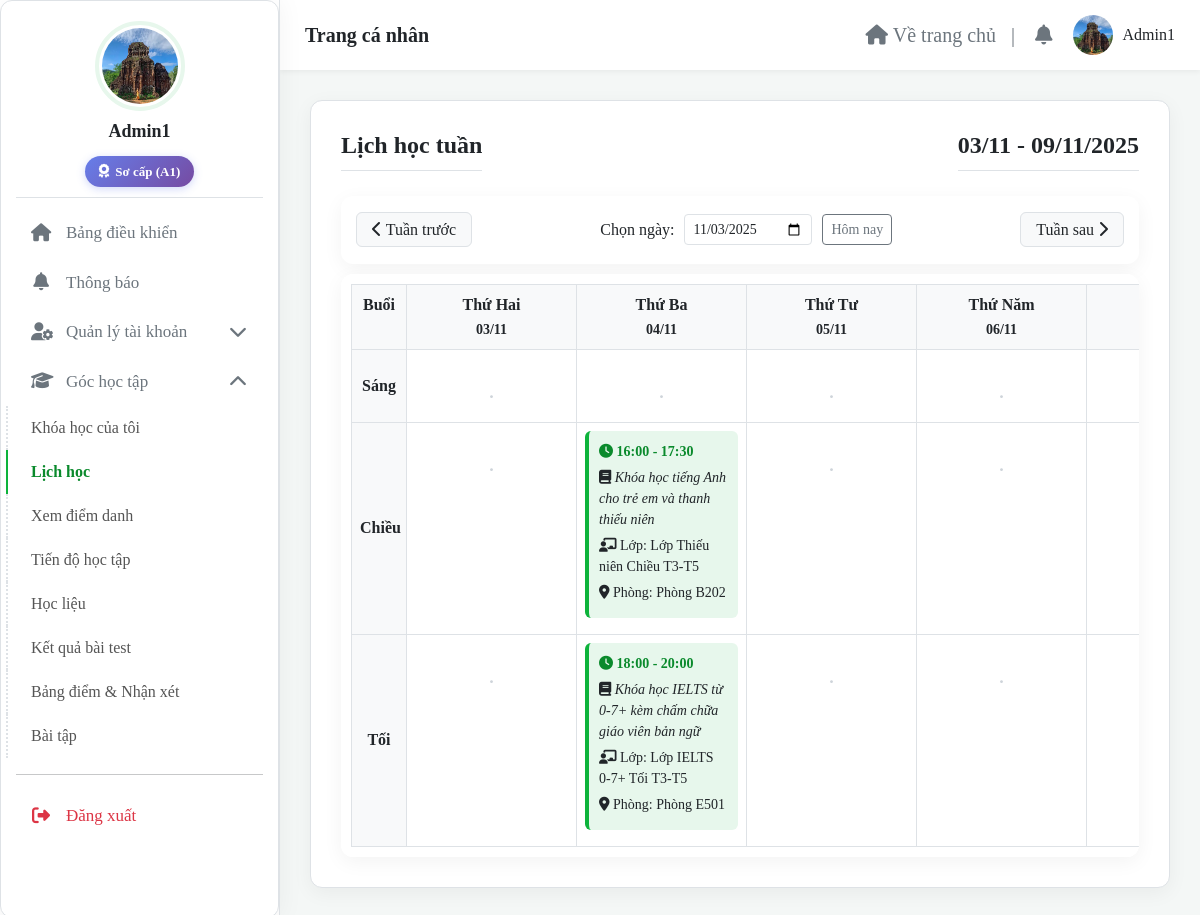
The page /user/dashboard.php?nav=lichhoctuan (signed in) on the database its author committed.
### tables this page shows
CREATE TABLE `hocvien` (
  `id_hocvien` int(11) NOT NULL,
  `ten_hocvien` varchar(100) DEFAULT NULL,
  `email` varchar(100) DEFAULT NULL,
  `so_dien_thoai` varchar(15) DEFAULT NULL,
  `mat_khau` varchar(255) DEFAULT NULL,
  `trinh_do` varchar(50) DEFAULT NULL COMMENT 'Trình độ được phân loại sau bài test',
  `verification_token` varchar(255) DEFAULT NULL COMMENT 'Mã token để xác thực email',
  `token_expiry` datetime DEFAULT NULL COMMENT 'Thời gian hết hạn của token',
  `is_verified` tinyint(1) NOT NULL DEFAULT 0 COMMENT '0: Chưa xác thực, 1: Đã xác thực',
  `is_admin` tinyint(1) DEFAULT 0,
  `hinh_anh` varchar(255) DEFAULT NULL
);

CREATE TABLE `lichhoc` (
  `id_lichhoc` int(11) NOT NULL,
  `id_lop` varchar(50) NOT NULL,
  `ngay_hoc` date NOT NULL,
  `gio_bat_dau` time NOT NULL,
  `gio_ket_thuc` time NOT NULL,
  `phong_hoc` varchar(100) DEFAULT NULL COMMENT 'Tên phòng học hoặc link học Online',
  `ghi_chu` text DEFAULT NULL
);

CREATE TABLE `khoahoc` (
  `id_khoahoc` int(11) NOT NULL,
  `ten_khoahoc` varchar(100) DEFAULT NULL,
  `mo_ta` text DEFAULT NULL,
  `thoi_gian` int(11) DEFAULT NULL COMMENT 'Thời lượng khóa học (tính bằng số buổi)',
  `chi_phi` int(11) DEFAULT NULL,
  `hinh_anh` varchar(255) DEFAULT NULL,
  `danh_gia_tb` decimal(3,2) DEFAULT NULL,
  `cap_do` varchar(50) DEFAULT NULL COMMENT 'Cấp độ của khóa học (Beginner, Intermediate, IELTS 5.0+,...)'
);

CREATE TABLE `lop_hoc` (
  `id_lop` varchar(50) NOT NULL,
  `id_khoahoc` int(11) NOT NULL,
  `ten_lop` varchar(100) NOT NULL,
  `id_giangvien` int(11) DEFAULT NULL COMMENT 'Giảng viên trực tiếp đứng lớp',
  `so_luong_hoc_vien` int(11) DEFAULT 0,
  `trang_thai` enum('dang hoc','da xong') DEFAULT 'dang hoc'
);

### user/modules/lichhoctuan.php (the view, shortened to what this page needs)
<?php
$id_hocvien = $_SESSION['id_hocvien'];
$selected_date_str = $_GET['date'] ?? 'today';
try {
    $current_date = new DateTime($selected_date_str);
} catch (Exception $e) {
    $current_date = new DateTime('today');
}
$current_date->setISODate((int)$current_date->format('Y'), (int)$current_date->format('W'));
$start_of_week_dt = clone $current_date;
$end_of_week_dt = (clone $start_of_week_dt)->modify('+6 days');
$start_of_week_sql = $start_of_week_dt->format('Y-m-d');
$end_of_week_sql = $end_of_week_dt->format('Y-m-d');
$prev_week_dt = (clone $start_of_week_dt)->modify('-1 week');
$next_week_dt = (clone $start_of_week_dt)->modify('+1 week');
$days_of_week = ['Monday', 'Tuesday', 'Wednesday', 'Thursday', 'Friday', 'Saturday', 'Sunday'];
$vietnamese_days = ['Thứ Hai', 'Thứ Ba', 'Thứ Tư', 'Thứ Năm', 'Thứ Sáu', 'Thứ Bảy', 'Chủ Nhật'];
$sql_schedule = "
    SELECT lh.ngay_hoc, lh.gio_bat_dau, lh.gio_ket_thuc, lh.phong_hoc, l.ten_lop, kh.ten_khoahoc, lh.ghi_chu
    FROM lichhoc lh
    JOIN lop_hoc l ON lh.id_lop = l.id_lop
    JOIN khoahoc kh ON l.id_khoahoc = kh.id_khoahoc
    JOIN dangkykhoahoc dk ON l.id_lop = dk.id_lop
    WHERE dk.id_hocvien = ? AND dk.trang_thai = 'da xac nhan' AND lh.ngay_hoc BETWEEN ? AND ?
    ORDER BY lh.ngay_hoc, lh.gio_bat_dau ASC
";
$stmt = $conn->prepare($sql_schedule);
$stmt->bind_param('iss', $id_hocvien, $start_of_week_sql, $end_of_week_sql);
$stmt->execute();
$result = $stmt->get_result();
$sessions = ['Sáng', 'Chiều', 'Tối'];
$schedule_matrix = array_fill_keys($sessions, array_fill_keys($days_of_week, []));
while ($row = $result->fetch_assoc()) {
    $day_of_week = date('l', strtotime($row['ngay_hoc']));
    $start_time = $row['gio_bat_dau'];
    $session = '';
    if ($start_time < MORNING_END) {
        $session = 'Sáng';
    } elseif ($start_time < AFTERNOON_END) {
        $session = 'Chiều';
    } else {
        $session = 'Tối';
    }
    if ($session) {
        $schedule_matrix[$session][$day_of_week][] = $row;
    }
}
?>
<div class="content-pane">
    <div class="d-flex justify-content-between align-items-center">
        <h2>Lịch học tuần</h2>
        <h2 class="d-none d-md-block content-date-now"><?php echo $start_of_week_dt->format("d/m") . " - " . $end_of_week_dt->format("d/m/Y"); ?></h2>
    </div>
    <div class="week-navigation animated-component">
        <div class="nav-buttons">
            <a href="?nav=lichhoctuan&date=<?php echo $prev_week_dt->format('Y-m-d'); ?>"><i class="fa-solid fa-chevron-left"></i> Tuần trước</a>
        </div>
        <div class="date-picker-group">
            <label for="date-picker" class="col-form-label text-nowrap">Chọn ngày:</label>
            <input type="date" class="form-control form-control-sm" id="date-picker" value="<?php echo $start_of_week_dt->format('Y-m-d'); ?>">
            <a href="?nav=lichhoctuan" class="btn btn-sm btn-outline-secondary text-nowrap">Hôm nay</a>
        </div>
        <div class="nav-buttons">
            <a href="?nav=lichhoctuan&date=<?php echo $next_week_dt->format('Y-m-d'); ?>">Tuần sau <i class="fa-solid fa-chevron-right"></i></a>
        </div>
    </div>
    <div class="table-responsive schedule-table-wrapper animated-component" style="animation-delay: 200ms;">
        <table class="weekly-schedule-table">
            <thead>
                <tr>
                    <th class="session-cell" style="z-index: 3; width: 55px">Buổi</th>
                    <?php for ($i = 0; $i < 7; $i++):
                        $day_dt = (clone $start_of_week_dt)->modify("+$i days");
                    ?>
                        <th style="min-width: 160px;"><?php echo $vietnamese_days[$i]; ?><br><small><?php echo $day_dt->format('d/m'); ?></small></th>
                    <?php endfor; ?>
                </tr>
            </thead>
            <tbody>
                <?php foreach ($sessions as $session): ?>
                    <tr>
                        <td class="session-cell"><strong><?php echo $session; ?></strong></td>
                        <?php foreach ($days_of_week as $day): ?>
                            <td>
                                <?php if (!empty($schedule_matrix[$session][$day])): ?>
                                    <?php foreach ($schedule_matrix[$session][$day] as $item): ?>
                                        <div class="schedule-item">
                                            <p class="time"><i class="fa-solid fa-clock"></i> <?php echo date("H:i", strtotime($item['gio_bat_dau'])) . ' - ' . date("H:i", strtotime($item['gio_ket_thuc'])); ?></p>
                                            <p class="course"><i class="fa-solid fa-book"></i> <?php echo htmlspecialchars($item['ten_khoahoc']); ?></p>
                                            <p><i class="fa-solid fa-chalkboard-user"></i> Lớp: <?php echo htmlspecialchars($item['ten_lop']); ?></p>
                                            <p><i class="fa-solid fa-map-marker-alt"></i> Phòng: <?php echo htmlspecialchars($item['phong_hoc']); ?></p>
                                        </div>
                                    <?php endforeach; ?>
                                <?php else: ?>
                                    <div class="no-schedule"><span class="no-schedule-dot">&middot;</span></div>
                                <?php endif; ?>
                            </td>
                        <?php endforeach; ?>
                    </tr>
                <?php endforeach; ?>
            </tbody>
        </table>
    </div>
</div>

### user/dashboard.php (shortened to what this page needs)
<?php
include('../config/config.php');
$id_hocvien = $_SESSION['id_hocvien'];
$ten_hocvien = $_SESSION['user'];
$nav = $_GET['nav'] ?? 'home';
$student_avatar = '../images/logo.png';
$student_level = '';
$sql_avatar = "SELECT hinh_anh, trinh_do FROM hocvien WHERE id_hocvien = ?";
$stmt_avatar = $conn->prepare($sql_avatar);
$stmt_avatar->bind_param("i", $id_hocvien);
$stmt_avatar->execute();
$result_avatar = $stmt_avatar->get_result();
if ($row_avatar = $result_avatar->fetch_assoc()) {
    if (!empty($row_avatar['hinh_anh'])) {
        $avatar_path = "../" . $row_avatar['hinh_anh'];
        if (file_exists($avatar_path)) {
            $student_avatar = $avatar_path;
        } else {
            $sql_reset = "UPDATE hocvien SET hinh_anh = NULL WHERE id_hocvien = ?";
            $stmt_reset = $conn->prepare($sql_reset);
            $stmt_reset->bind_param("i", $id_hocvien);
            $stmt_reset->execute();
            $stmt_reset->close();
        }
    }
    $student_level = $row_avatar['trinh_do'] ?? '';
}
$is_account_active = in_array($nav, ['thongtin', 'lichsuthanhtoan']);
$is_learning_active = in_array($nav, ['khoahoc', 'lichhoctuan', 'diemdanh', 'tiendo', 'hoclieu', 'ketquakiemtra', 'bangdiem']);
?>
<!DOCTYPE html>
<html lang="vi">
<head>
    <link rel="stylesheet" href="https://cdnjs.cloudflare.com/ajax/libs/font-awesome/6.5.1/css/all.min.css">
    <link href="https://cdn.jsdelivr.net/npm/bootstrap@5.3.3/dist/css/bootstrap.min.css" rel="stylesheet">
    <link rel="stylesheet" href="user.css">
</head>
<body>
    <div class="wrapper">
        <aside class="account-left">
            <div class="account-sidebar-content">
                <div class="account-header">
                    <div class="avatar">
                        <img src="<?php echo htmlspecialchars($student_avatar); ?>" alt="Avatar" onerror="this.src='../images/logo.png';">
                    </div>
                    <h3><?php echo htmlspecialchars($ten_hocvien); ?></h3>
                    <?php if (!empty($student_level)): ?>
                        <div class="student-level-badge">
                            <i class="fa-solid fa-award"></i>
                            <span><?php echo htmlspecialchars($student_level); ?></span>
                        </div>
                    <?php endif; ?>
                </div>
                <nav class="account-nav">
                    <ul>
                        <li><a href="./dashboard.php" class="nav-link-top <?php echo ($nav == 'home' || $nav == '') ? 'active' : ''; ?>"><i class="fa-solid fa-house"></i> Bảng điều khiển</a></li>
                        <li><a href="./dashboard.php?nav=thongbao" class="nav-link-top <?php echo ($nav == 'thongbao') ? 'active' : ''; ?>"><i class="fa-solid fa-bell"></i> Thông báo </a></li>
                        <li class="nav-item">
                            <a class="nav-link-collapse <?php echo $is_account_active ? '' : 'collapsed'; ?>" data-bs-toggle="collapse" href="#accountSubmenu" role="button" aria-expanded="<?php echo $is_account_active ? 'true' : 'false'; ?>">
                                <i class="fa-solid fa-user-gear"></i> Quản lý tài khoản <i class="collapse-arrow fa-solid fa-chevron-down"></i>
                            </a>
                        </li>
                        <li class="nav-item">
                            <a class="nav-link-collapse <?php echo $is_learning_active ? '' : 'collapsed'; ?>" data-bs-toggle="collapse" href="#learningSubmenu" role="button" aria-expanded="<?php echo $is_learning_active ? 'true' : 'false'; ?>">
                                <i class="fa-solid fa-graduation-cap"></i> Góc học tập <i class="collapse-arrow fa-solid fa-chevron-down"></i>
                            </a>
                            <ul class="collapse list-unstyled <?php echo $is_learning_active ? 'show' : ''; ?>" id="learningSubmenu">
                                <li><a href="./dashboard.php?nav=khoahoc" class="<?php echo ($nav == 'khoahoc') ? 'active' : ''; ?>">Khóa học của tôi</a></li>
                                <li><a href="./dashboard.php?nav=lichhoctuan" class="<?php echo ($nav == 'lichhoctuan') ? 'active' : ''; ?>">Lịch học</a></li>
                                <li><a href="./dashboard.php?nav=diemdanh" class="<?php echo ($nav == 'diemdanh') ? 'active' : ''; ?>">Xem điểm danh</a></li>
                                <li><a href="./dashboard.php?nav=tiendo" class="<?php echo ($nav == 'tiendo') ? 'active' : ''; ?>">Tiến độ học tập</a></li>
                                <li><a href="./dashboard.php?nav=hoclieu" class="<?php echo ($nav == 'hoclieu') ? 'active' : ''; ?>">Học liệu</a></li>
                                <li><a href="./dashboard.php?nav=ketquakiemtra" class="<?php echo ($nav == 'ketquakiemtra') ? 'active' : ''; ?>">Kết quả bài test</a></li>
                                <li><a href="./dashboard.php?nav=bangdiem" class="<?php echo ($nav == 'bangdiem') ? 'active' : ''; ?>">Bảng điểm & Nhận xét</a></li>
                                <li><a href="../index.php?nav=question" class="<?php echo ($nav == 'question') ? 'active' : ''; ?>">Bài tập</a></li>
                            </ul>
                        </li>
                        <li>
                            <hr>
                            <a href="../pages/logout.php" class="nav-link-top text-danger"><i class="fa-solid fa-right-from-bracket"></i> Đăng xuất</a>
                        </li>
                    </ul>
                </nav>
            </div>
        </aside>
        <main>
            <?php include('header_user.php'); ?>
            <div class="account-right">
                <?php include('main.php'); ?>
            </div>
        </main>
    </div>
</body>
</html>

### user/header_user.php (shortened to what this page needs)
<div class="dashboard-header">
    <div class="header-left">
        <span class="header-title">Trang cá nhân</span>
    </div>
    <div class="header-right">
        <a href="../index.php" class="header-link" title="Quay về trang chủ">
            <i class="fa-solid fa-house"></i>
            <span class="d-none d-md-inline"> Về trang chủ &nbsp; | </span>
        </a>
        <a href="./dashboard.php?nav=thongbao" class="header-link" title="Thông báo">
            <i class="fa-solid fa-bell"></i>
        </a>
        <div class="user-menu">
            <?php
            $header_avatar = '../images/logo.png';
            if (isset($_SESSION['id_hocvien'])) {
                $sql_header_avatar = "SELECT hinh_anh FROM hocvien WHERE id_hocvien = ?";
                $stmt_header_avatar = $conn->prepare($sql_header_avatar);
                $stmt_header_avatar->bind_param("i", $_SESSION['id_hocvien']);
                $stmt_header_avatar->execute();
                $result_header_avatar = $stmt_header_avatar->get_result();
                if ($row_header_avatar = $result_header_avatar->fetch_assoc()) {
                    if (!empty($row_header_avatar['hinh_anh'])) {
                        $avatar_path = "../" . $row_header_avatar['hinh_anh'];
                        if (file_exists($avatar_path)) {
                            $header_avatar = $avatar_path;
                        }
                    }
                }
            }
            ?>
            <img src="<?php echo htmlspecialchars($header_avatar); ?>" alt="Avatar" class="user-avatar" onerror="this.src='../images/logo.png';">
            <span class="user-name d-none d-lg-inline"><?php echo htmlspecialchars($_SESSION['user']); ?></span>
        </div>
    </div>
</div>

### rows shown on the page
hocvien: hinh_anh (picture), trinh_do "Sơ cấp (A1)"
lichhoc: gio_bat_dau "16:00", gio_ket_thuc "17:30", khoahoc.ten_khoahoc "Khóa học tiếng Anh cho trẻ em và thanh thiếu niên", id_lop.ten_lop "Lớp Thiếu niên Chiều T3-T5", phong_hoc "Phòng B202"
lichhoc: gio_bat_dau "18:00", gio_ket_thuc "20:00", khoahoc.ten_khoahoc "Khóa học IELTS từ 0-7+ kèm chấm chữa giáo viên bản ngữ", id_lop.ten_lop "Lớp IELTS 0-7+ Tối T3-T5", phong_hoc "Phòng E501"

### other values the page prints
$ten_hocvien "Admin1"
$_SESSION['user'] "Admin1"
$start_of_week_dt->format("d/m") "03/11"
$end_of_week_dt->format("d/m/Y") "09/11/2025"
$vietnamese_days[$i] "Thứ Hai"
$day_dt->format('d/m') "03/11"
$vietnamese_days[$i] "Thứ Ba"
$day_dt->format('d/m') "04/11"
$vietnamese_days[$i] "Thứ Tư"
$day_dt->format('d/m') "05/11"
$vietnamese_days[$i] "Thứ Năm"
$day_dt->format('d/m') "06/11"
$session "Sáng"
$session "Chiều"
$session "Tối"
